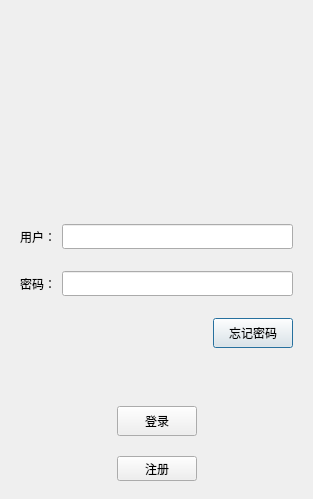
<?xml version="1.0" encoding="UTF-8"?>
<ui version="4.0">
 <class>LoginDialog</class>
 <widget class="QDialog" name="LoginDialog">
  <property name="geometry">
   <rect>
    <x>0</x>
    <y>0</y>
    <width>313</width>
    <height>499</height>
   </rect>
  </property>
  <property name="minimumSize">
   <size>
    <width>0</width>
    <height>0</height>
   </size>
  </property>
  <property name="maximumSize">
   <size>
    <width>16777215</width>
    <height>16777215</height>
   </size>
  </property>
  <property name="windowTitle">
   <string>Dialog</string>
  </property>
  <layout class="QVBoxLayout" name="verticalLayout">
   <item>
    <widget class="QWidget" name="widget" native="true">
     <property name="minimumSize">
      <size>
       <width>200</width>
       <height>200</height>
      </size>
     </property>
     <property name="maximumSize">
      <size>
       <width>500</width>
       <height>200</height>
      </size>
     </property>
     <layout class="QHBoxLayout" name="horizontalLayout_6">
      <item>
       <widget class="QLabel" name="login_pictrue">
        <property name="text">
         <string/>
        </property>
        <property name="pixmap">
         <pixmap>pictrues/cat2.jpg</pixmap>
        </property>
        <property name="alignment">
         <set>Qt::AlignCenter</set>
        </property>
       </widget>
      </item>
     </layout>
    </widget>
   </item>
   <item>
    <widget class="QWidget" name="widget_2" native="true">
     <layout class="QHBoxLayout" name="horizontalLayout">
      <property name="topMargin">
       <number>7</number>
      </property>
      <property name="bottomMargin">
       <number>7</number>
      </property>
      <item>
       <widget class="QLabel" name="label">
        <property name="text">
         <string>用户：</string>
        </property>
       </widget>
      </item>
      <item>
       <widget class="QLineEdit" name="user_edit">
        <property name="minimumSize">
         <size>
          <width>0</width>
          <height>25</height>
         </size>
        </property>
        <property name="maximumSize">
         <size>
          <width>16777215</width>
          <height>25</height>
         </size>
        </property>
       </widget>
      </item>
     </layout>
    </widget>
   </item>
   <item>
    <widget class="QWidget" name="widget_3" native="true">
     <layout class="QHBoxLayout" name="horizontalLayout_2">
      <item>
       <widget class="QLabel" name="label_3">
        <property name="text">
         <string>密码：</string>
        </property>
       </widget>
      </item>
      <item>
       <widget class="QLineEdit" name="password_edit">
        <property name="minimumSize">
         <size>
          <width>0</width>
          <height>25</height>
         </size>
        </property>
        <property name="maximumSize">
         <size>
          <width>16777215</width>
          <height>25</height>
         </size>
        </property>
       </widget>
      </item>
     </layout>
    </widget>
   </item>
   <item>
    <widget class="QWidget" name="widget_4" native="true">
     <layout class="QHBoxLayout" name="horizontalLayout_3">
      <property name="topMargin">
       <number>7</number>
      </property>
      <property name="bottomMargin">
       <number>7</number>
      </property>
      <item>
       <spacer name="horizontalSpacer">
        <property name="orientation">
         <enum>Qt::Horizontal</enum>
        </property>
        <property name="sizeHint" stdset="0">
         <size>
          <width>40</width>
          <height>20</height>
         </size>
        </property>
       </spacer>
      </item>
      <item>
       <widget class="QPushButton" name="forget_btn">
        <property name="minimumSize">
         <size>
          <width>0</width>
          <height>30</height>
         </size>
        </property>
        <property name="maximumSize">
         <size>
          <width>16777215</width>
          <height>30</height>
         </size>
        </property>
        <property name="text">
         <string>忘记密码</string>
        </property>
       </widget>
      </item>
     </layout>
    </widget>
   </item>
   <item>
    <widget class="QWidget" name="widget_7" native="true">
     <layout class="QVBoxLayout" name="verticalLayout_2">
      <item>
       <spacer name="verticalSpacer">
        <property name="orientation">
         <enum>Qt::Vertical</enum>
        </property>
        <property name="sizeHint" stdset="0">
         <size>
          <width>20</width>
          <height>205</height>
         </size>
        </property>
       </spacer>
      </item>
     </layout>
    </widget>
   </item>
   <item>
    <widget class="QWidget" name="widget_5" native="true">
     <layout class="QHBoxLayout" name="horizontalLayout_4">
      <property name="topMargin">
       <number>7</number>
      </property>
      <property name="bottomMargin">
       <number>7</number>
      </property>
      <item>
       <spacer name="horizontalSpacer_2">
        <property name="orientation">
         <enum>Qt::Horizontal</enum>
        </property>
        <property name="sizeHint" stdset="0">
         <size>
          <width>40</width>
          <height>20</height>
         </size>
        </property>
       </spacer>
      </item>
      <item>
       <widget class="QPushButton" name="login_btn">
        <property name="minimumSize">
         <size>
          <width>0</width>
          <height>30</height>
         </size>
        </property>
        <property name="maximumSize">
         <size>
          <width>16777215</width>
          <height>30</height>
         </size>
        </property>
        <property name="text">
         <string>登录</string>
        </property>
       </widget>
      </item>
      <item>
       <spacer name="horizontalSpacer_3">
        <property name="orientation">
         <enum>Qt::Horizontal</enum>
        </property>
        <property name="sizeHint" stdset="0">
         <size>
          <width>40</width>
          <height>20</height>
         </size>
        </property>
       </spacer>
      </item>
     </layout>
    </widget>
   </item>
   <item>
    <widget class="QWidget" name="widget_6" native="true">
     <layout class="QHBoxLayout" name="horizontalLayout_5">
      <property name="topMargin">
       <number>7</number>
      </property>
      <property name="bottomMargin">
       <number>7</number>
      </property>
      <item>
       <spacer name="horizontalSpacer_4">
        <property name="orientation">
         <enum>Qt::Horizontal</enum>
        </property>
        <property name="sizeHint" stdset="0">
         <size>
          <width>40</width>
          <height>20</height>
         </size>
        </property>
       </spacer>
      </item>
      <item>
       <widget class="QPushButton" name="register_btn">
        <property name="minimumSize">
         <size>
          <width>0</width>
          <height>25</height>
         </size>
        </property>
        <property name="maximumSize">
         <size>
          <width>16777215</width>
          <height>25</height>
         </size>
        </property>
        <property name="text">
         <string>注册</string>
        </property>
       </widget>
      </item>
      <item>
       <spacer name="horizontalSpacer_5">
        <property name="orientation">
         <enum>Qt::Horizontal</enum>
        </property>
        <property name="sizeHint" stdset="0">
         <size>
          <width>40</width>
          <height>20</height>
         </size>
        </property>
       </spacer>
      </item>
     </layout>
    </widget>
   </item>
  </layout>
 </widget>
 <resources/>
 <connections/>
</ui>
